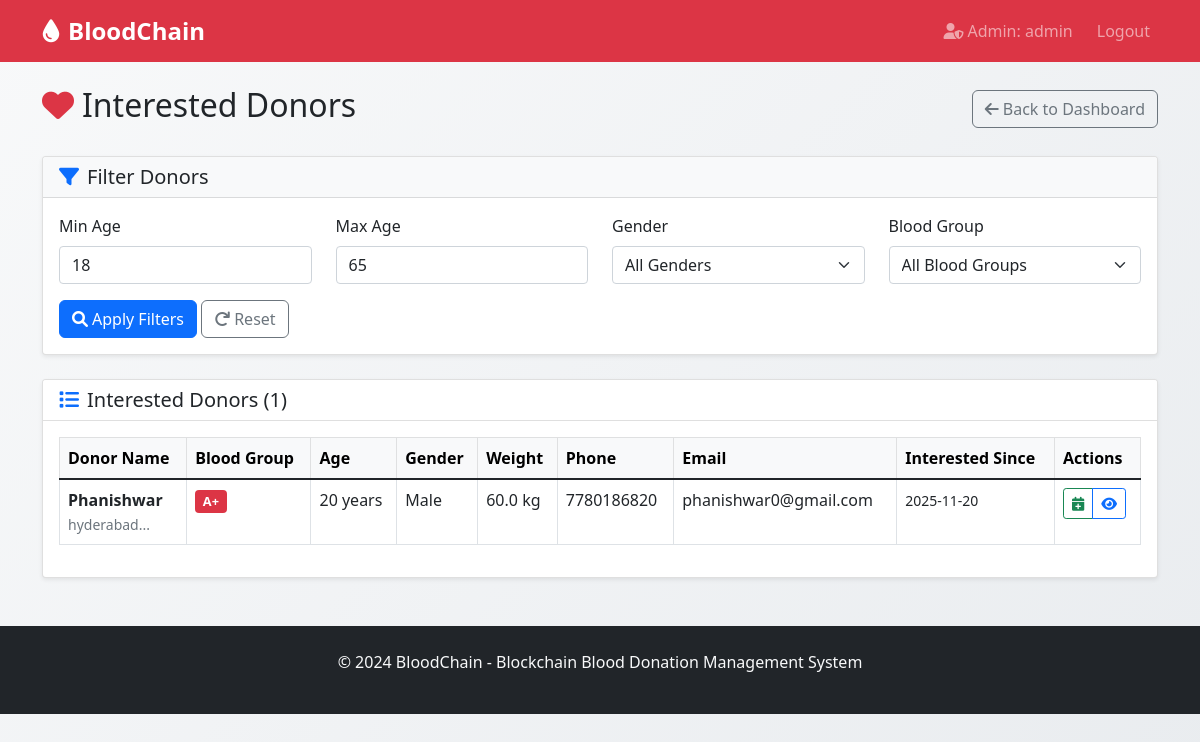
/admin/interested_donors (signed in), run on the app's committed database.
### tables this page shows
CREATE TABLE donor_interests (
                id INTEGER PRIMARY KEY AUTOINCREMENT,
                donor_id INTEGER UNIQUE,
                interest_status TEXT CHECK(interest_status IN ('interested', 'not_interested')),
                updated_at TIMESTAMP DEFAULT CURRENT_TIMESTAMP,
                FOREIGN KEY (donor_id) REFERENCES donor(id) ON DELETE CASCADE
            );

CREATE TABLE donor (
            id INTEGER PRIMARY KEY AUTOINCREMENT,
            name TEXT NOT NULL,
            email TEXT UNIQUE NOT NULL,
            password TEXT NOT NULL,
            blood_group TEXT NOT NULL,
            age INTEGER NOT NULL,
            gender TEXT NOT NULL,
            weight REAL,
            phone TEXT,
            address TEXT,
            last_donation_date DATE,
            is_available BOOLEAN DEFAULT TRUE,
            created_at TIMESTAMP DEFAULT CURRENT_TIMESTAMP
        );

### app.py (the view)
@app.route('/admin/interested_donors')
def admin_interested_donors():
    if 'admin_id' not in session:
        flash('Please login as admin first!', 'error')
        return redirect(url_for('admin_login'))
    conn = get_db_connection()
    donors = []
    min_age = request.args.get('min_age', 18, type=int)
    max_age = request.args.get('max_age', 65, type=int)
    gender = request.args.get('gender', '')
    blood_group = request.args.get('blood_group', '')
    if conn:
        try:
            cursor = conn.cursor()
            query = """
                SELECT d.*, di.interest_status, di.updated_at
                FROM donor d
                LEFT JOIN donor_interests di ON d.id = di.donor_id
                WHERE d.is_available = 1
                AND di.interest_status = 'interested'
                AND d.age BETWEEN ? AND ?
            """
            params = [min_age, max_age]
            if gender:
                query += " AND d.gender = ?"
                params.append(gender)
            if blood_group:
                query += " AND d.blood_group = ?"
                params.append(blood_group)
            query += " ORDER BY di.updated_at DESC"
            cursor.execute(query, params)
            donor_rows = cursor.fetchall()
            for row in donor_rows:
                donors.append({
                    'id': row[0],
                    'name': row[1],
                    'email': row[2],
                    'blood_group': row[4],
                    'age': row[5],
                    'gender': row[6],
                    'weight': row[7],
                    'phone': row[8],
                    'address': row[9],
                    'is_available': row[11],
                    'is_interested': row[12],
                    'interest_status': row[13],
                    'updated_at': row[14]
                })
        except Exception as e:
            print(f"Error fetching interested donors: {e}")
        finally:
            conn.close()
    return render_template('admin_interested_donors.html',
                           donors=donors,
                           filters={
                               'min_age': min_age,
                               'max_age': max_age,
                               'gender': gender,
                               'blood_group': blood_group
                           })

### app.py (called while the page is built)
def get_db_connection():
    return db_config.get_connection()

def get_today_date():
    return datetime.now().strftime('%Y-%m-%d')

@app.context_processor
def inject_today_date():
    return {'today': get_today_date()}

### config.py (called while the page is built)
    def get_connection(self):
        try:
            conn = sqlite3.connect(self.database_path)
            conn.row_factory = sqlite3.Row
            return conn
        except Exception as e:
            print(f"❌ SQLite connection error: {e}")
            return None

### templates/admin_interested_donors.html (shortened to what this page needs)
{% extends "base.html" %}
{% block content %}
<div class="row">
    <div class="col-12">
        <div class="d-flex justify-content-between align-items-center mb-4">
            <h2>
                <i class="fas fa-heart me-2 text-danger"></i>Interested Donors
            </h2>
            <a href="{{ url_for('admin_dashboard') }}" class="btn btn-outline-secondary">
                <i class="fas fa-arrow-left me-1"></i>Back to Dashboard
            </a>
        </div>
        <div class="card mb-4">
            <div class="card-header bg-light">
                <h5 class="card-title mb-0">
                    <i class="fas fa-filter me-2 text-primary"></i>Filter Donors
                </h5>
            </div>
            <div class="card-body">
                <form method="GET" action="{{ url_for('admin_interested_donors') }}">
                    <div class="row">
                        <div class="col-md-3 mb-2">
                            <label for="min_age" class="form-label">Min Age</label>
                            <input type="number" class="form-control" id="min_age" name="min_age"
                                   value="{{ request.args.get('min_age', 18) }}" min="18" max="65">
                        </div>
                        <div class="col-md-3 mb-2">
                            <label for="max_age" class="form-label">Max Age</label>
                            <input type="number" class="form-control" id="max_age" name="max_age"
                                   value="{{ request.args.get('max_age', 65) }}" min="18" max="65">
                        </div>
                        <div class="col-md-3 mb-2">
                            <label for="gender" class="form-label">Gender</label>
                            <select class="form-select" id="gender" name="gender">
                                <option value="">All Genders</option>
                            </select>
                        </div>
                        <div class="col-md-3 mb-2">
                            <label for="blood_group" class="form-label">Blood Group</label>
                            <select class="form-select" id="blood_group" name="blood_group">
                                <option value="">All Blood Groups</option>
                            </select>
                        </div>
                    </div>
                    <div class="row mt-2">
                        <div class="col-12">
                            <button type="submit" class="btn btn-primary">
                                <i class="fas fa-search me-1"></i>Apply Filters
                            </button>
                            <a href="{{ url_for('admin_interested_donors') }}" class="btn btn-outline-secondary">
                                <i class="fas fa-redo me-1"></i>Reset
                            </a>
                        </div>
                    </div>
                </form>
            </div>
        </div>
        <div class="card">
            <div class="card-header bg-white">
                <h5 class="card-title mb-0">
                    <i class="fas fa-list me-2 text-primary"></i>Interested Donors ({{ donors|length }})
                </h5>
            </div>
            <div class="card-body">
                {% if donors %}
                    <div class="table-responsive">
                        <table class="table table-bordered table-hover">
                            <thead class="table-light">
                                <tr>
                                    <th>Donor Name</th>
                                    <th>Blood Group</th>
                                    <th>Age</th>
                                    <th>Gender</th>
                                    <th>Weight</th>
                                    <th>Phone</th>
                                    <th>Email</th>
                                    <th>Interested Since</th>
                                    <th>Actions</th>
                                </tr>
                            </thead>
                            <tbody>
                                {% for donor in donors %}
                                <tr>
                                    <td>
                                        <strong>{{ donor.name }}</strong>
                                        <br>
                                        <small class="text-muted">{{ donor.address[:50] }}...</small>
                                    </td>
                                    <td>
                                        <span class="badge blood-group-badge bg-danger">{{ donor.blood_group }}</span>
                                    </td>
                                    <td>{{ donor.age }} years</td>
                                    <td>{{ donor.gender }}</td>
                                    <td>{{ donor.weight }} kg</td>
                                    <td>{{ donor.phone }}</td>
                                    <td>{{ donor.email }}</td>
                                    <td>
                                        <small>{{ donor.updated_at[:10] if donor.updated_at else 'Recently' }}</small>
                                    </td>
                                    <td>
                                        <div class="btn-group btn-group-sm">
                                            <button class="btn btn-outline-success"
                                                    onclick="scheduleAppointment({{ donor.id }}, '{{ donor.name }}', '{{ donor.blood_group }}')"
                                                    data-bs-toggle="tooltip" title="Schedule Appointment">
                                                <i class="fas fa-calendar-plus"></i>
                                            </button>
                                            <button class="btn btn-outline-primary"
                                                    onclick="viewDonor({{ donor.id }})"
                                                    data-bs-toggle="tooltip" title="View Details">
                                                <i class="fas fa-eye"></i>
                                            </button>
                                        </div>
                                    </td>
                                </tr>
                                {% endfor %}
                            </tbody>
                        </table>
                    </div>
                {% else %}
                    <div class="text-center py-5">
                        <i class="fas fa-heart fa-3x text-muted mb-3"></i>
                        <h5 class="text-muted">No Interested Donors Found</h5>
                        <p class="text-muted">No donors have expressed interest yet, or no donors match your filters.</p>
                    </div>
                {% endif %}
            </div>
        </div>
    </div>
</div>
{% endblock %}

### templates/base.html (style rules this page uses)
body { background: linear-gradient(135deg, #f8f9fa 0%, #e9ecef 100%); min-height: 100vh; }
.card { box-shadow: 0 0.125rem 0.25rem rgba(0, 0, 0, 0.075); border: 1px solid rgba(0, 0, 0, 0.125); transition: transform 0.2s; }
.btn { border-radius: 0.375rem; font-weight: 500; }
.blood-group-badge { font-size: 0.8rem; padding: 0.4em 0.6em; }

### data on the page
donor_interests: name "Phanishwar", address "hyderabad", blood_group "A+", age "20", gender "Male", weight "60.0", phone "7780186820", email "phanishwar0@gmail.com", updated_at "2025-11-20"

### other printed values
{{ session.admin_username }} "admin"
{{ donors|length }} "1"
